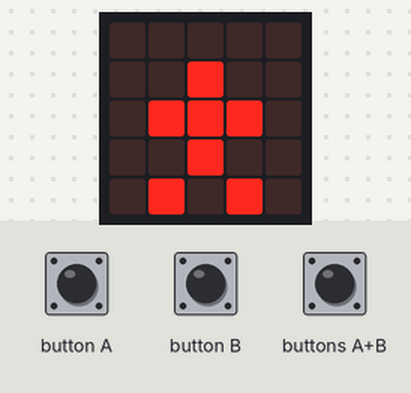
A program run on a simulated BBC micro:bit (MakeCode). Shown: the board's 5×5 LED display. The test bench sets the inputs (shaded band).

Above: at 1.6 s.
1.7 s: buttons A+B pressed for 0.15 s
At 2.45 s:
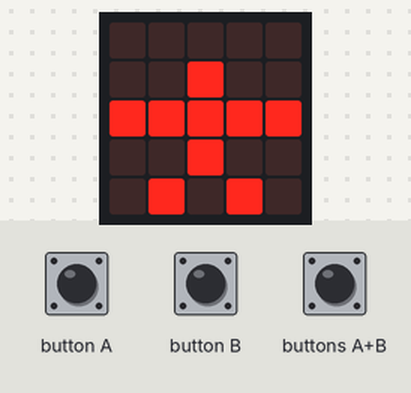
At 4.45 s:
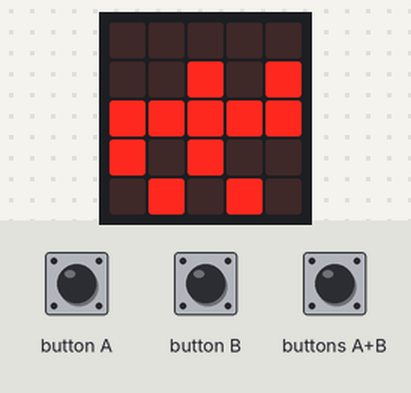
4.8 s: button B pressed for 0.15 s
5.5 s: button A pressed for 0.15 s
6.2 s: buttons A+B pressed for 1 s
At 8.85 s:
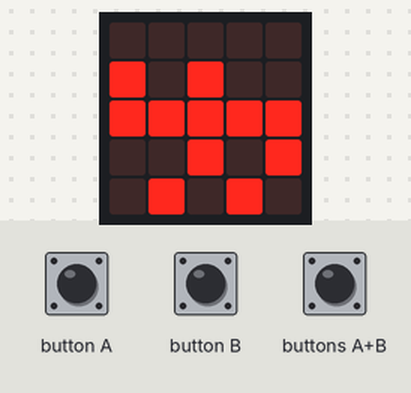
Timing chart, 0 to 10.3 s (numbered marks = the images above; inputs shaded):
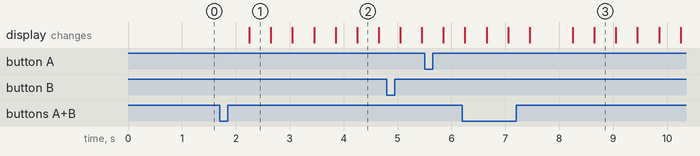

The program:

main.ts
```typescript
input.onButtonPressed(Button.A, function () {
    basic.showLeds(`
        . . . . .
        . . # . .
        # # # # #
        . . # . .
        . # . # .
        `)
    basic.pause(200)
    basic.showLeds(`
        . . . . .
        . . # . .
        . # # # .
        . . # . .
        . # . # .
        `)
})
input.onButtonPressed(Button.AB, function () {
    basic.showLeds(`
        . . . . .
        . . # . .
        . # # # .
        . . # . .
        . # . # .
        `)
    basic.showLeds(`
        . . . . .
        . . # . .
        # # # # #
        . . # . .
        . # . # .
        `)
    basic.showLeds(`
        . . . . .
        # . # . .
        # # # # #
        . . # . #
        . # . # .
        `)
    basic.showLeds(`
        . . . . .
        . . # . .
        # # # # #
        . . # . .
        . # . # .
        `)
    basic.showLeds(`
        . . . . .
        . . # . .
        . # # # .
        . . # . .
        . # . # .
        `)
    basic.showLeds(`
        . . . . .
        . . # . .
        # # # # #
        . . # . .
        . # . # .
        `)
    basic.showLeds(`
        . . . . .
        . . # . #
        # # # # #
        # . # . .
        . # . # .
        `)
    basic.showLeds(`
        . . . . .
        . . # . .
        # # # # #
        . . # . .
        . # . # .
        `)
    basic.showLeds(`
        . . . . .
        . . # . .
        . # # # .
        . . # . .
        . # . # .
        `)
})
input.onButtonPressed(Button.B, function () {
    basic.showLeds(`
        . . . . .
        . . # . .
        # # # # #
        . . # . .
        . # . # .
        `)
    basic.showLeds(`
        . . . . .
        # . # . #
        # # # # #
        . . # . .
        . # . # .
        `)
    basic.showLeds(`
        . . . . .
        . . # . .
        # # # # #
        . . # . .
        . # . # .
        `)
    basic.showLeds(`
        . . . . .
        . . # . .
        . # # # .
        . . # . .
        . # . # .
        `)
})
basic.showLeds(`
    . . . . .
    . . # . .
    . # # # .
    . . # . .
    . # . # .
    `)
basic.forever(function () {

})
```

test.ts
```typescript
// здесь помещаются тесты; они не будут скомпилированы, пока пакет используется в качестве расширения.
```

Measured:
- after the input at 1.7 s, the display: changes after 0.55 s (image 1)
- what the display in image 1 shows lasts 0.4 s, from 2.3 s to 2.7 s
